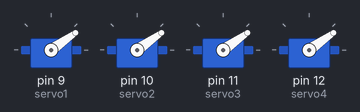
Recording of a sketch running on a simulated Arduino Uno, built with avr-gcc and run on an emulated ATmega328P. Shown: 4 × servo. At 0.8 s the program stops and its outputs stay as they are.

Above: at 0.15 s.
At 0.8 s:
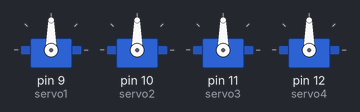
Timing chart, 0 to 2.3 s (numbered marks = the images above):
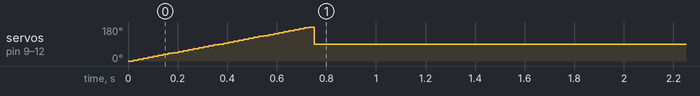

The sketch:

walk.ono.ino
```cpp
#include <Servo.h>

Servo servo1;
Servo servo2;
Servo servo3;
Servo servo4;

void setup() {
  servo1.attach(9);
  servo2.attach(10);
  servo3.attach(11);
  servo4.attach(12);
}

void loop() {
  // Sweep all servos for ~2 seconds
  for (int pos = 0; pos <= 180; pos += 5) {
    servo1.write(pos);
    servo2.write(pos);
    servo3.write(pos);
    servo4.write(pos);
    delay(20);
  }

  // Hold all at 90 degrees
  servo1.write(90);
  servo2.write(90);
  servo3.write(90);
  servo4.write(90);

  while(1); // stop repeating
}
```

Measured:
- by itself, servo on pin 9 (servo1), servo on pin 10 (servo2), servo on pin 11 (servo3), servo on pin 12 (servo4): rises from 0° to 180° in 0.71 s, then falls to 90° in 0.02 s
